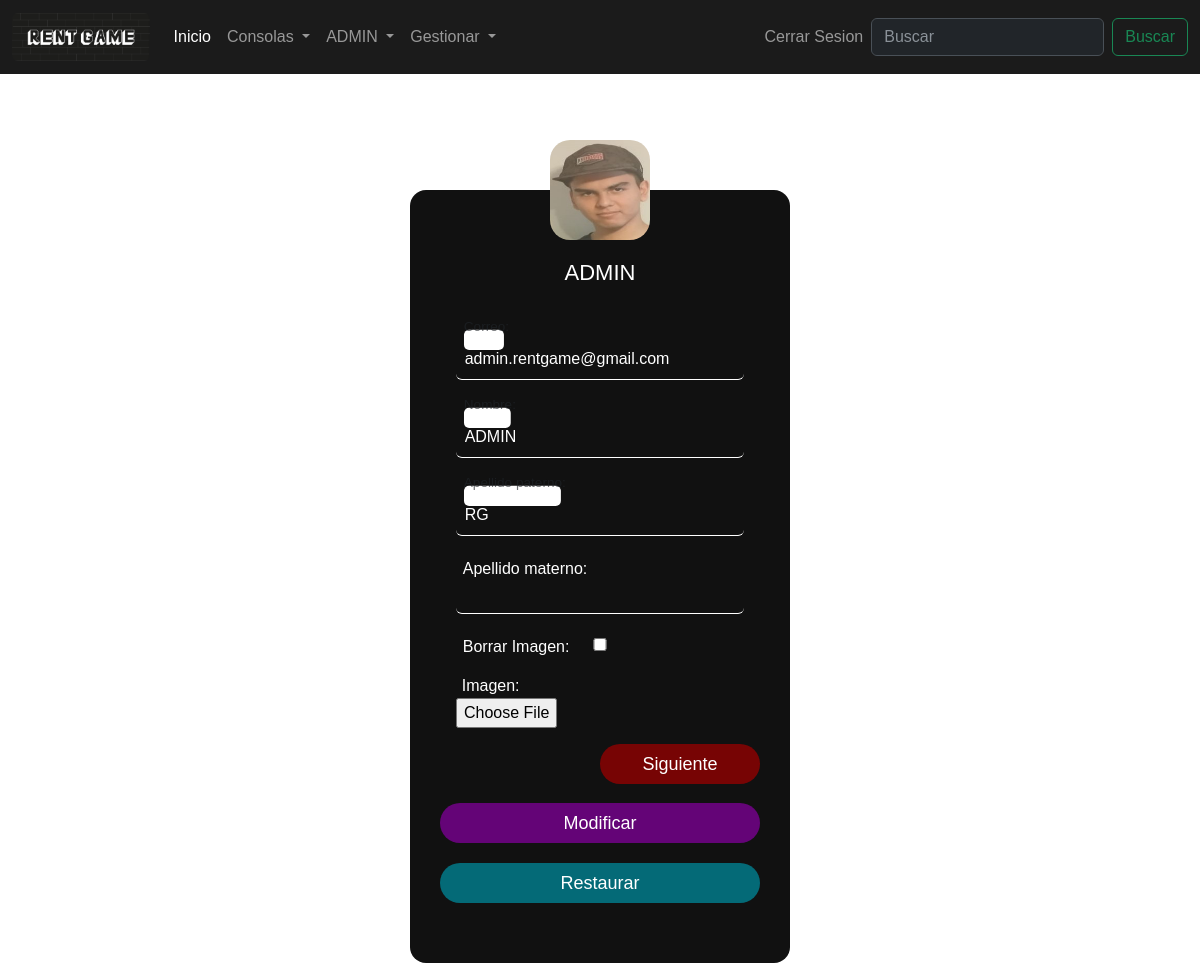
Page /RentGame/perfil/ (signed in) on the earlier database version.
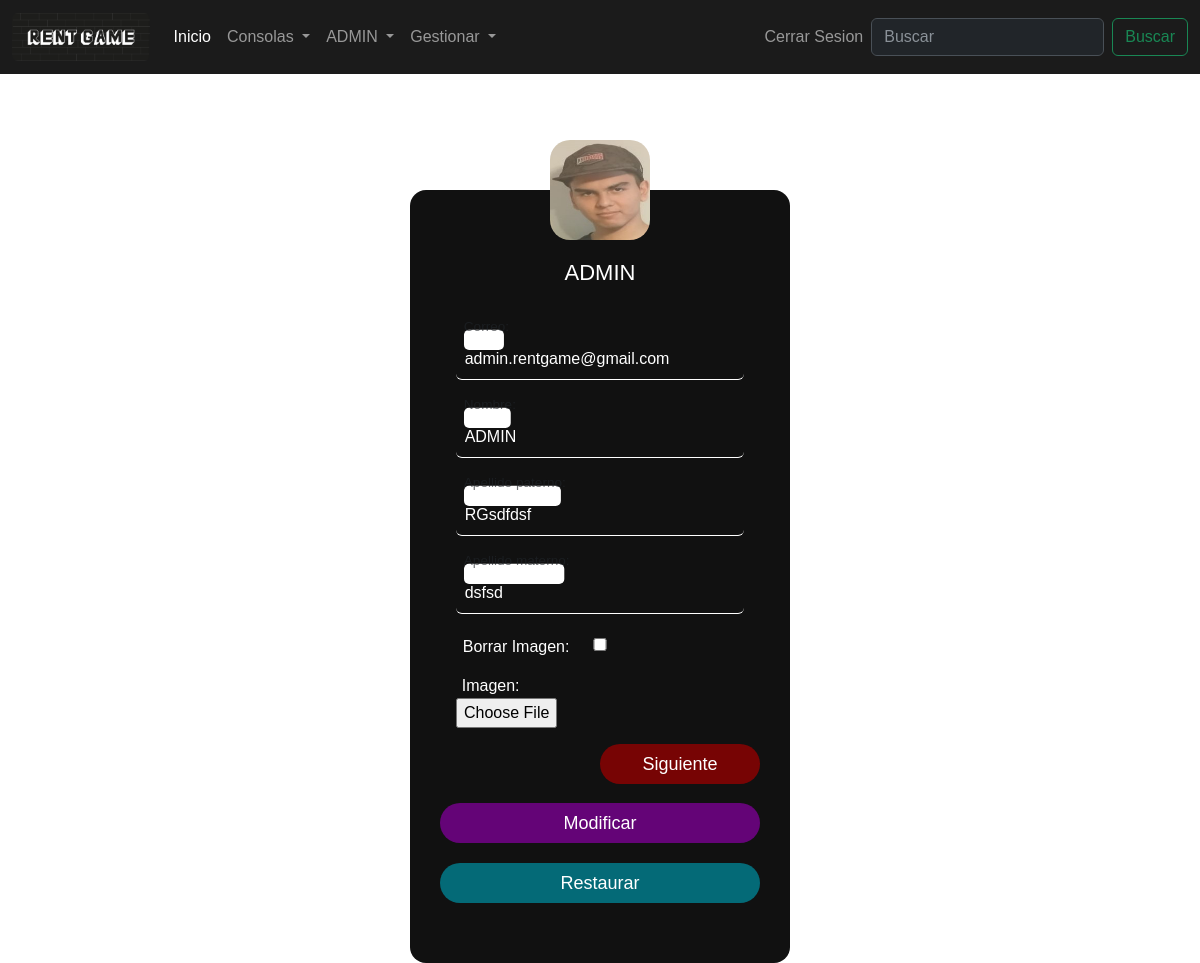
Same page on the later database version.
### guests/models.py (models this page shows, shortened)
class Cliente(models.Model):
    email = models.EmailField(unique=True, max_length=100,primary_key=True,verbose_name='E-mail')
    nombre = models.CharField(max_length=30,blank=False, null=False,verbose_name='Nombre')
    ap_paterno = models.CharField(max_length=30,blank=False, null=False,verbose_name='Apellido paterno')
    ap_materno = models.CharField(max_length=30,blank=True, null=True,verbose_name='Apellido materno')
    fecha_nacimiento = models.DateField(blank=False, null=False,verbose_name='Fecha nacimiento')
    id_genero = models.ForeignKey('Genero',on_delete=models.CASCADE, db_column='idGenero',verbose_name='Genero')
    telefono = models.IntegerField(blank=False, null=False,verbose_name='Telefono')
    direccion = models.CharField(max_length=50, blank=True, null=True,verbose_name='Direccion')
    imagen = models.ImageField(upload_to="clientes", null=True)

### clientes/views.py (the view, shortened to what this page needs)
# urls.py: path('perfil/', views.perfil,name='perfilCli'),
def perfil(request):
    if request.method != "POST":
        if request.user.is_authenticated:
            url='clientes/perfil.html'
            context=obtContext(request)
            return render(request,url,context)
        else:
            return redirect('indexGue')
    return redirect(to='perfilCli')

### clientes/views.py (called while the page is built)
def obtContext(req):
    context={}
    clienteTmp=Cliente()
    generos=Genero.objects.all()
    try:
        clienteTmp=Cliente.objects.get(email=req.user.email)
    except Cliente.DoesNotExist:
        print('No tengo al Cliente')
    context={'cliente': clienteTmp,'generos':generos}
    return context

### clientes/templates/clientes/perfil.html (shortened to what this page needs)
{% extends "clientes/blockGlobal/base.html" %}
{% load static %}
{% block cssRG %}
  <link rel="stylesheet" href="{% static 'clientes/css/perfilStyle.css'%}">
{% endblock cssRG %}
{% block contenido %}
<section id="sectionPerfil">
  <div class="perfil_box rounded-4">
    {%if cliente.imagen %}
      <img src="{{cliente.imagen.url}}" class="avatar" alt="Avatar Image">
    {% else %}
      <img src="/media/clientes/UserStrange.jpg" class="avatar" alt="Avatar Image">
    {% endif %}
    <h2 class="titulo">{{user.username}}</h2>
    <form class="formulario" action="" enctype="multipart/form-data" method="POST" name="perfil" id="perfil">
        <div id="pageOnePerfil">
          <div class="m-3 form-floating">
            <input class="form-control" type="email" name="correo" id="correo" placeholder=" " value="{{user.email}}" readonly>
            <label for="correo">Correo:</label>
          </div>
          <div class="m-3 form-floating">
            <input class="form-control" type="text" name="nombre" id="nombre"
              placeholder=" " value="{{cliente.nombre}}">
            <label for="nombre">Nombre:</label>
          </div>
          <div class="m-3 form-floating">
            <input class="form-control" type="text" name="apPaterno" id="apPaterno"
              placeholder=" " value="{{cliente.ap_paterno}}">
            <label for="apPaterno">Apellido paterno:</label>
          </div>
          <div class="m-3 form-floating">
            <input class="form-control" type="text" name="apMaterno" id="apMaterno"
              placeholder=" " value="{{cliente.ap_materno}}">
            <label for="apMaterno">Apellido materno:</label>
          </div>
          <div class="m-3 form-floating">
            <input class="form-checkbox" type="checkbox" name="clearImg" id="clearImg">
            <label for="clearImg">Borrar Imagen:</label>
          </div>
          <div class="m-3" id="divImg">
            <label for="imagen" class="form-label">Imagen: </label>
            <input type="file" name="imagen" id="imagen" value= "{{cliente.imagen.url}}">
          </div>
          <div style="display: flex; justify-content: flex-end;">
            <button type="button" class="nextPerfil">Siguiente</button>
          </div>
        </div>
        <input type="submit" id="update-perfil" value="Modificar">
        <input type="reset" id="clean-perfil" value="Restaurar">
    </form>
  </div>
</section>
{% endblock contenido %}

Differences in the rows shown:
changed Cliente "ADMIN": apPaterno "RG" → "RGsdfdsf"; apMaterno (not shown) → "dsfsd"
